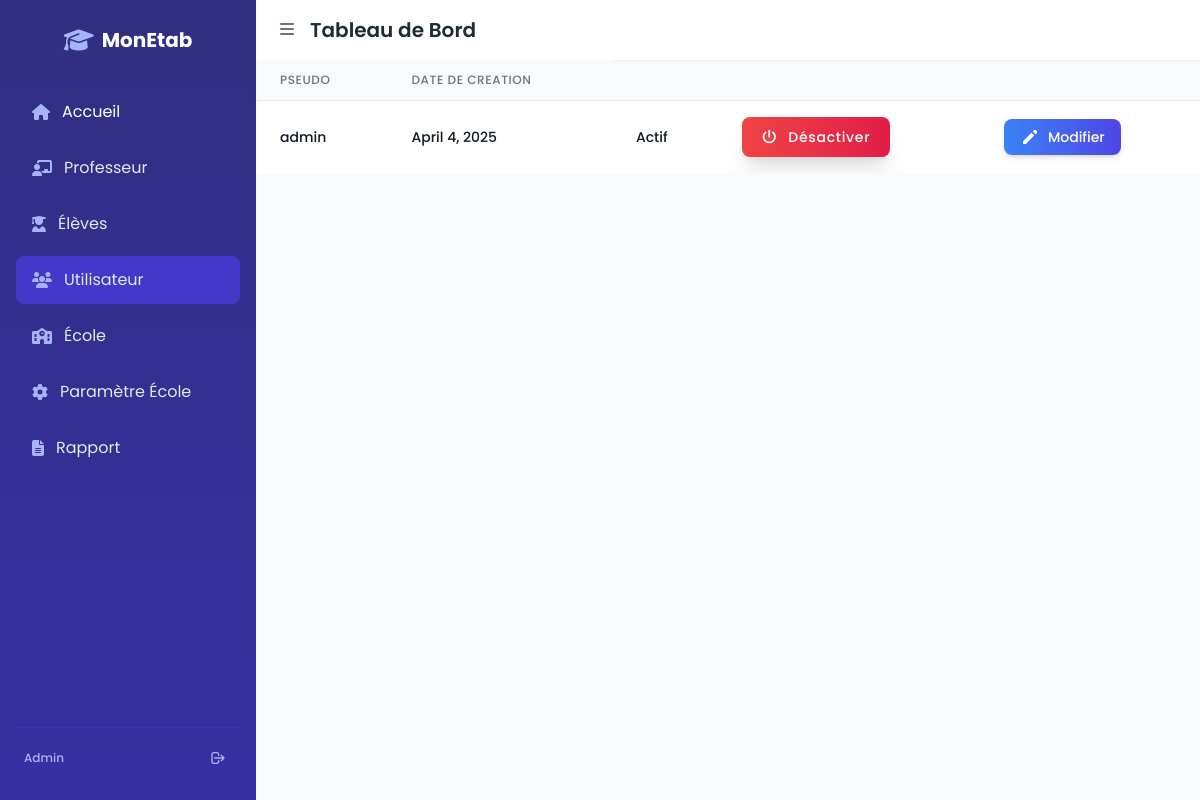
The app's page /list/ (signed in), older data.
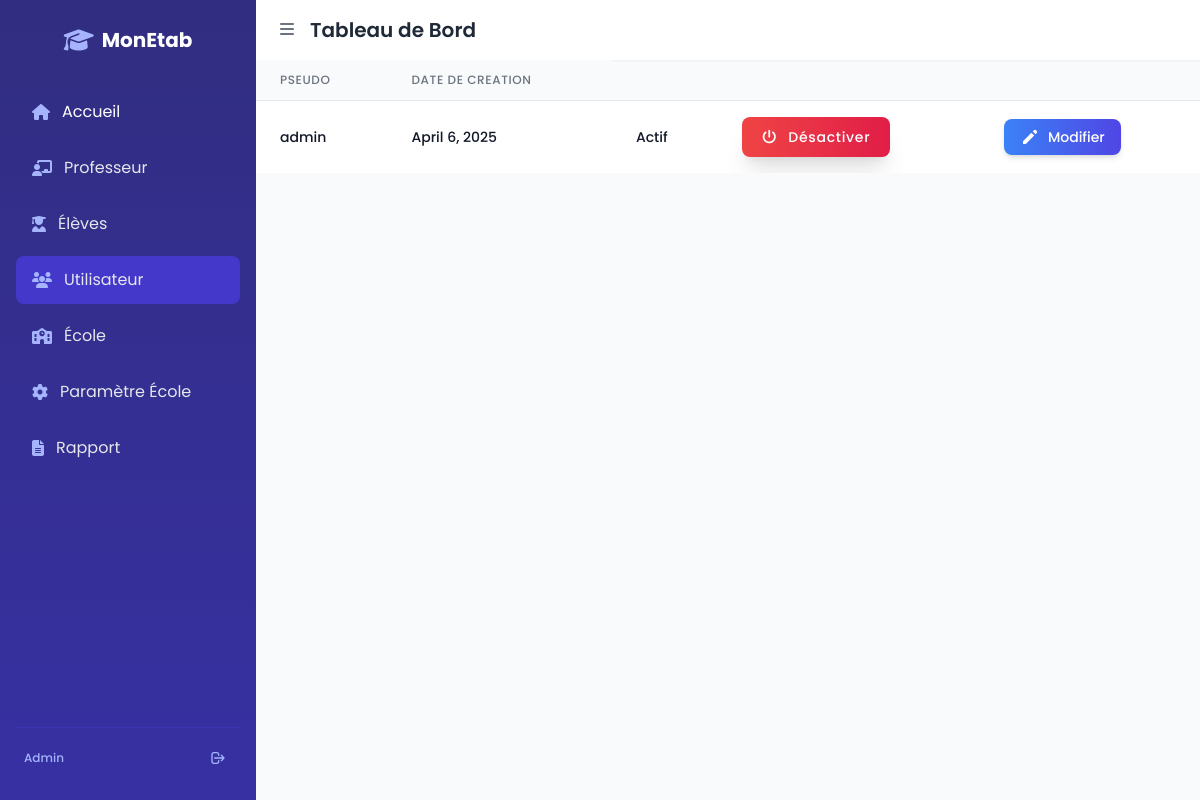
The same page, newer data.
### user/models/user.py (models this page shows, shortened)
class UserModels(AbstractBaseUser, PermissionsMixin):
    pseudo = models.CharField(max_length=50, unique=True)
    creation_date = models.DateField(auto_now_add=True)
    school=models.ForeignKey(SchoolModels, on_delete=models.SET_NULL, null=True, blank=True)
    is_active = models.BooleanField(default=True)
    is_staff = models.BooleanField(default=True)
    objects = CustomUserManager()
    USERNAME_FIELD = 'pseudo'
    REQUIRED_FIELDS = ['password']

### user/views.py (the view)
# urls.py: path('list/',list,name='list'),
@login_required(login_url='user:login')
def list (request):
    listes=UserModels.objects.all()
    return render(request, 'list.html' , {'listes':listes})

### user/templates/list.html (shortened to what this page needs)
<!DOCTYPE html>
<html lang="fr">
<head>
    <script src="https://cdn.tailwindcss.com"></script>
    <link rel="stylesheet" href="https://cdnjs.cloudflare.com/ajax/libs/font-awesome/6.4.0/css/all.min.css">
</head>
<body class="bg-gray-50">
    <div class="flex h-screen overflow-hidden">
        <div class="sidebar bg-gradient-to-b from-indigo-900 to-indigo-800 text-white w-64 py-6 px-4 flex flex-col">
            <div class="flex items-center justify-center mb-8">
                <i class="fas fa-graduation-cap text-2xl mr-2 text-indigo-300"></i>
                <h1 class="text-xl font-bold">MonEtab</h1>
            </div>
            <nav class="flex-1">
                <a href="{% url 'user:home' %}" class="flex items-center py-3 px-4 rounded-lg hover:bg-indigo-700/50 text-white mb-2">
                    <i class="fas fa-home mr-3 text-indigo-300"></i>
                    <span>Accueil</span>
                </a>
                <a href="{% url 'teacher:list'%}" class="flex items-center py-3 px-4 rounded-lg hover:bg-indigo-700/50 text-gray-200 mb-2">
                    <i class="fas fa-chalkboard-teacher mr-3 text-indigo-300"></i>
                    <span>Professeur</span>
                </a>
                <a href="{% url 'student:list'%}" class="flex items-center py-3 px-4 rounded-lg hover:bg-indigo-700/50 text-gray-200 mb-2">
                    <i class="fas fa-user-graduate mr-3 text-indigo-300"></i>
                    <span>Élèves</span>
                </a>
                <a href="{% url 'user:list'%}" class="flex items-center py-3 px-4 rounded-lg bg-indigo-700 text-gray-200 mb-2">
                    <i class="fas fa-users mr-3 text-indigo-300"></i>
                    <span>Utilisateur</span>
                </a>
                <a href="{% url 'user:afficher_school'%}" class="flex items-center py-3 px-4 rounded-lg hover:bg-indigo-700/50 text-gray-200 mb-2">
                    <i class="fas fa-school mr-3 text-indigo-300"></i>
                    <span>École</span>
                </a>
                <a href="{% url 'user:afficher_appsetting'%}" class="flex items-center py-3 px-4 rounded-lg hover:bg-indigo-700/50 text-gray-200 mb-2">
                    <i class="fas fa-cog mr-3 text-indigo-300"></i>
                    <span>Paramètre École</span>
                </a>
                <a href="{% url 'rapport:rapport' %}" class="flex items-center py-3 px-4 rounded-lg hover:bg-indigo-700/50 text-gray-200 mb-2">
                    <i class="fas fa-file-alt mr-3 text-indigo-300"></i>
                    <span>Rapport</span>
                </a>
            </nav>
            <div class="mt-auto border-t border-indigo-700/50 pt-3">
                <div class="flex items-center justify-between px-2 py-1">
                    <span class="text-xs font-medium text-indigo-300">Admin</span>
                    <a href="{% url 'user:logout' %}"
                       class="p-1.5 rounded-md text-indigo-300 hover:text-white hover:bg-indigo-700/30 transition-colors"
                       title="Déconnexion">
                        <svg xmlns="http://www.w3.org/2000/svg" class="h-4 w-4" fill="none" viewBox="0 0 24 24" stroke="currentColor">
                            <path stroke-linecap="round" stroke-linejoin="round" stroke-width="2" d="M17 16l4-4m0 0l-4-4m4 4H7m6 4v1a3 3 0 01-3 3H6a3 3 0 01-3-3V7a3 3 0 013-3h4a3 3 0 013 3v1" />
                        </svg>
                    </a>
                </div>
            </div>
        </div>
        <div class="flex-1 overflow-auto">
            <header class="bg-white shadow-sm py-4 px-6 flex items-center justify-between">
                <div class="flex items-center">
                    <button class="mr-4 text-gray-500 hover:text-gray-700">
                        <i class="fas fa-bars"></i>
                    </button>
                    <h2 class="text-xl font-semibold text-gray-800">Tableau de Bord</h2>
                </div>
            </header>
           <div class="overflow-x-auto">
            <table class="min-w-full divide-y divide-gray-200">
                <thead class="bg-gray-50">
                    <tr>
                        <th scope="col" class="px-6 py-3 text-left text-xs font-medium text-gray-500 uppercase tracking-wider">Pseudo</th>
                        <th scope="col" class="px-6 py-3 text-left text-xs font-medium text-gray-500 uppercase tracking-wider">Date de Creation</th>
                    </tr>
                </thead>
                <tbody class="bg-white divide-y divide-gray-200">
                    {% for liste in listes %}
                    <tr>
                        <td class="px-6 py-4 whitespace-nowrap">
                            <div class="text-sm font-medium text-gray-900">{{ liste.pseudo  }}</div>
                        </td>
                        <td class="px-6 py-4 whitespace-nowrap">
                            <div class="text-sm font-medium text-gray-900">{{ liste.creation_date  }}</div>
                        </td>
                        <td class="px-6 py-4 whitespace-nowrap">
                            <div class="text-sm font-medium text-gray-900">{{ liste.is_active|yesno:"Actif,Inactif" }}</div>
                        </td>
                        {% if liste.is_active %}
                            <td class="px-6 py-4 whitespace-nowrap">
                                <a href="{% url 'user:desactivate' liste.id %}"
                                class="relative inline-flex items-center px-5 py-2.5 overflow-hidden text-sm font-medium group rounded-lg shadow-xl hover:shadow-2xl transition-all duration-500 ease-in-out">
                                    <span class="absolute top-0 left-0 w-full h-full bg-gradient-to-r from-red-500 to-rose-600 group-hover:from-red-600 group-hover:to-rose-700"></span>
                                    <span class="relative flex items-center text-white">
                                        <i class="fas fa-power-off mr-3 transition-transform duration-700 group-hover:rotate-90"></i>
                                        <span class="tracking-wider">Désactiver</span>
                                    </span>
                                </a>
                            </td>
                        {% endif %}
                        <td class="px-6 py-4 whitespace-nowrap">
                            <a href="{% url 'user:update_user' liste.id %}"
                               class="inline-flex items-center px-4 py-2 bg-gradient-to-r from-blue-500 to-indigo-600 hover:from-blue-600 hover:to-indigo-700 text-white text-sm font-medium rounded-lg shadow-md hover:shadow-lg transition-all duration-200 ease-in-out transform hover:-translate-y-0.5">
                                <svg xmlns="http://www.w3.org/2000/svg" class="h-5 w-5 mr-2" viewBox="0 0 20 20" fill="currentColor">
                                    <path d="M13.586 3.586a2 2 0 112.828 2.828l-.793.793-2.828-2.828.793-.793zM11.379 5.793L3 14.172V17h2.828l8.38-8.379-2.83-2.828z" />
                                </svg>
                                Modifier
                            </a>
                        </td>
                    </tr>
                    {% endfor %}
                </tbody>
            </table>
        </div>
        </div>
    </div>
</body>
</html>

### user/templates/list.html (style rules this page uses)
body { font-family: 'Poppins', sans-serif; background-color: #f5f7fa; }
.sidebar { transition: all 0.3s ease; }

Row changes from the older to the newer data that the page shows:
changed UserModels "admin": creation_date "April 4, 2025" → "April 6, 2025"
